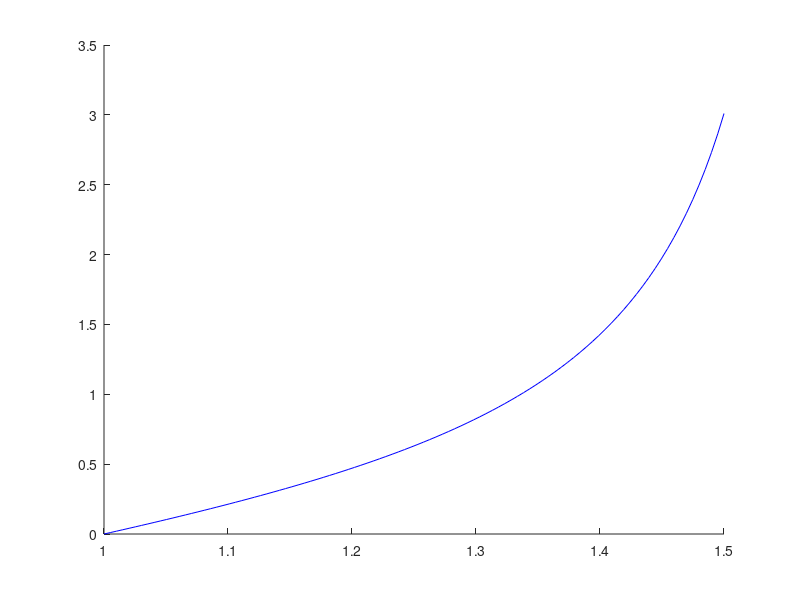

The MATLAB script that drew this image: (Note: this script raises an error after producing the figure.)
n=100;
xf = 1.5;

x=linspace(1,1.5, n);
clf
hold on

plot(x, tan(x.^2-1), 'b')

f=@(x, y) 2*x.*(1+y.^2)
[y, x] = euler(f, 1, xf, 0, n);
plot(x, y, 'r')
